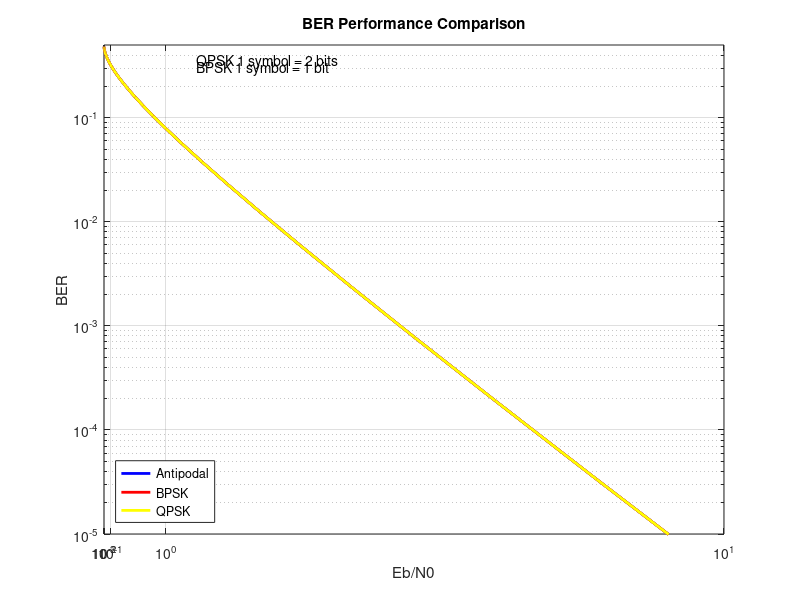

Here is the MATLAB script that generated this plot:
EbN0_dB = -30:1:10;
EbN0_linear = 10.^(EbN0_dB/10);

ber_qpsk = 0.5 * erfc(sqrt(EbN0_linear));
ber_bpsk = 0.5 * erfc(sqrt(EbN0_linear));
ber_antipodal = 0.5 * erfc(sqrt(EbN0_linear));

figure;
semilogy(EbN0_linear, ber_antipodal, 'b-', 'LineWidth', 2, 'DisplayName', 'Antipodal');
hold on;
semilogy(EbN0_linear, ber_bpsk, 'r-', 'LineWidth', 2, 'DisplayName', 'BPSK');
semilogy(EbN0_linear, ber_qpsk, 'y-', 'LineWidth', 2, 'DisplayName', 'QPSK');
grid on;
xlabel('Eb/N0');
ylabel('BER');
title('BER Performance Comparison');
legend('Location', 'southwest');
xlim([10^-3, 10^1]);
ylim([10^-5, 0.5]);
xticks([10^-3, 10^-2, 10^-1, 10^0, 10^1]);
xticklabels({'10^{-3}', '10^{-2}', '10^{-1}', '10^0', '10^1'});

text(1.5, 0.35, 'QPSK 1 symbol = 2 bits', 'FontSize', 10);
text(1.5, 0.3, 'BPSK 1 symbol = 1 bit', 'FontSize', 10);